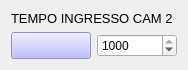
     <widget class="QWidget" name="layoutWidget">
      <property name="geometry">
       <rect>
        <x>33</x>
        <y>183</y>
        <width>188</width>
        <height>57</height>
       </rect>
      </property>
      <layout class="QGridLayout" name="gridLayout_7">
       <item row="0" column="0" colspan="2">
        <widget class="QLabel" name="label_25">
         <property name="font">
          <font>
           <pointsize>10</pointsize>
          </font>
         </property>
         <property name="text">
          <string>TEMPO INGRESSO CAM 2</string>
         </property>
        </widget>
       </item>
       <item row="1" column="0">
        <widget class="QPushButton" name="led_cam_2">
         <property name="enabled">
          <bool>false</bool>
         </property>
         <property name="palette">
          <palette>
           <active>
            <colorrole role="WindowText">
             <brush brushstyle="SolidPattern">
              <color alpha="255">
               <red>0</red>
               <green>0</green>
               <blue>0</blue>
              </color>
             </brush>
            </colorrole>
            <colorrole role="Button">
             <brush brushstyle="SolidPattern">
              <color alpha="255">
               <red>170</red>
               <green>170</green>
               <blue>255</blue>
              </color>
             </brush>
            </colorrole>
            <colorrole role="Light">
             <brush brushstyle="SolidPattern">
              <color alpha="255">
               <red>255</red>
               <green>255</green>
               <blue>255</blue>
              </color>
             </brush>
            </colorrole>
            <colorrole role="Midlight">
             <brush brushstyle="SolidPattern">
              <color alpha="255">
               <red>212</red>
               <green>212</green>
               <blue>255</blue>
              </color>
             </brush>
            </colorrole>
            <colorrole role="Dark">
             <brush brushstyle="SolidPattern">
              <color alpha="255">
               <red>85</red>
               <green>85</green>
               <blue>127</blue>
              </color>
             </brush>
            </colorrole>
            <colorrole role="Mid">
             <brush brushstyle="SolidPattern">
              <color alpha="255">
               <red>113</red>
               <green>113</green>
               <blue>170</blue>
              </color>
             </brush>
            </colorrole>
            <colorrole role="Text">
             <brush brushstyle="SolidPattern">
              <color alpha="255">
               <red>0</red>
               <green>0</green>
               <blue>0</blue>
              </color>
             </brush>
            </colorrole>
            <colorrole role="BrightText">
             <brush brushstyle="SolidPattern">
              <color alpha="255">
               <red>255</red>
               <green>255</green>
               <blue>255</blue>
              </color>
             </brush>
            </colorrole>
            <colorrole role="ButtonText">
             <brush brushstyle="SolidPattern">
              <color alpha="255">
               <red>0</red>
               <green>0</green>
               <blue>0</blue>
              </color>
             </brush>
            </colorrole>
            <colorrole role="Base">
             <brush brushstyle="SolidPattern">
              <color alpha="255">
               <red>255</red>
               <green>255</green>
               <blue>255</blue>
              </color>
             </brush>
            </colorrole>
            <colorrole role="Window">
             <brush brushstyle="SolidPattern">
              <color alpha="255">
               <red>170</red>
               <green>170</green>
               <blue>255</blue>
              </color>
             </brush>
            </colorrole>
            <colorrole role="Shadow">
             <brush brushstyle="SolidPattern">
              <color alpha="255">
               <red>0</red>
               <green>0</green>
               <blue>0</blue>
              </color>
             </brush>
            </colorrole>
            <colorrole role="AlternateBase">
             <brush brushstyle="SolidPattern">
              <color alpha="255">
               <red>212</red>
               <green>212</green>
               <blue>255</blue>
              </color>
             </brush>
            </colorrole>
            <colorrole role="ToolTipBase">
             <brush brushstyle="SolidPattern">
              <color alpha="255">
               <red>255</red>
               <green>255</green>
               <blue>220</blue>
              </color>
             </brush>
            </colorrole>
            <colorrole role="ToolTipText">
             <brush brushstyle="SolidPattern">
              <color alpha="255">
               <red>0</red>
               <green>0</green>
               <blue>0</blue>
              </color>
             </brush>
            </colorrole>
           </active>
           <inactive>
            <colorrole role="WindowText">
             <brush brushstyle="SolidPattern">
              <color alpha="255">
               <red>0</red>
               <green>0</green>
               <blue>0</blue>
              </color>
             </brush>
            </colorrole>
            <colorrole role="Button">
             <brush brushstyle="SolidPattern">
              <color alpha="255">
               <red>170</red>
               <green>170</green>
               <blue>255</blue>
              </color>
             </brush>
            </colorrole>
            <colorrole role="Light">
             <brush brushstyle="SolidPattern">
              <color alpha="255">
               <red>255</red>
               <green>255</green>
               <blue>255</blue>
              </color>
             </brush>
            </colorrole>
            <colorrole role="Midlight">
             <brush brushstyle="SolidPattern">
              <color alpha="255">
               <red>212</red>
               <green>212</green>
               <blue>255</blue>
              </color>
             </brush>
            </colorrole>
            <colorrole role="Dark">
             <brush brushstyle="SolidPattern">
              <color alpha="255">
               <red>85</red>
               <green>85</green>
               <blue>127</blue>
              </color>
             </brush>
            </colorrole>
            <colorrole role="Mid">
             <brush brushstyle="SolidPattern">
              <color alpha="255">
               <red>113</red>
               <green>113</green>
               <blue>170</blue>
              </color>
             </brush>
            </colorrole>
            <colorrole role="Text">
             <brush brushstyle="SolidPattern">
              <color alpha="255">
               <red>0</red>
               <green>0</green>
               <blue>0</blue>
              </color>
             </brush>
            </colorrole>
            <colorrole role="BrightText">
             <brush brushstyle="SolidPattern">
              <color alpha="255">
               <red>255</red>
               <green>255</green>
               <blue>255</blue>
              </color>
             </brush>
            </colorrole>
            <colorrole role="ButtonText">
             <brush brushstyle="SolidPattern">
              <color alpha="255">
               <red>0</red>
               <green>0</green>
               <blue>0</blue>
              </color>
             </brush>
            </colorrole>
            <colorrole role="Base">
             <brush brushstyle="SolidPattern">
              <color alpha="255">
               <red>255</red>
               <green>255</green>
               <blue>255</blue>
              </color>
             </brush>
            </colorrole>
            <colorrole role="Window">
             <brush brushstyle="SolidPattern">
              <color alpha="255">
               <red>170</red>
               <green>170</green>
               <blue>255</blue>
              </color>
             </brush>
            </colorrole>
            <colorrole role="Shadow">
             <brush brushstyle="SolidPattern">
              <color alpha="255">
               <red>0</red>
               <green>0</green>
               <blue>0</blue>
              </color>
             </brush>
            </colorrole>
            <colorrole role="AlternateBase">
             <brush brushstyle="SolidPattern">
              <color alpha="255">
               <red>212</red>
               <green>212</green>
               <blue>255</blue>
              </color>
             </brush>
            </colorrole>
            <colorrole role="ToolTipBase">
             <brush brushstyle="SolidPattern">
              <color alpha="255">
               <red>255</red>
               <green>255</green>
               <blue>220</blue>
              </color>
             </brush>
            </colorrole>
            <colorrole role="ToolTipText">
             <brush brushstyle="SolidPattern">
              <color alpha="255">
               <red>0</red>
               <green>0</green>
               <blue>0</blue>
              </color>
             </brush>
            </colorrole>
           </inactive>
           <disabled>
            <colorrole role="WindowText">
             <brush brushstyle="SolidPattern">
              <color alpha="255">
               <red>85</red>
               <green>85</green>
               <blue>127</blue>
              </color>
             </brush>
            </colorrole>
            <colorrole role="Button">
             <brush brushstyle="SolidPattern">
              <color alpha="255">
               <red>170</red>
               <green>170</green>
               <blue>255</blue>
              </color>
             </brush>
            </colorrole>
            <colorrole role="Light">
             <brush brushstyle="SolidPattern">
              <color alpha="255">
               <red>255</red>
               <green>255</green>
               <blue>255</blue>
              </color>
             </brush>
            </colorrole>
            <colorrole role="Midlight">
             <brush brushstyle="SolidPattern">
              <color alpha="255">
               <red>212</red>
               <green>212</green>
               <blue>255</blue>
              </color>
             </brush>
            </colorrole>
            <colorrole role="Dark">
             <brush brushstyle="SolidPattern">
              <color alpha="255">
               <red>85</red>
               <green>85</green>
               <blue>127</blue>
              </color>
             </brush>
            </colorrole>
            <colorrole role="Mid">
             <brush brushstyle="SolidPattern">
              <color alpha="255">
               <red>113</red>
               <green>113</green>
               <blue>170</blue>
              </color>
             </brush>
            </colorrole>
            <colorrole role="Text">
             <brush brushstyle="SolidPattern">
              <color alpha="255">
               <red>85</red>
               <green>85</green>
               <blue>127</blue>
              </color>
             </brush>
            </colorrole>
            <colorrole role="BrightText">
             <brush brushstyle="SolidPattern">
              <color alpha="255">
               <red>255</red>
               <green>255</green>
               <blue>255</blue>
              </color>
             </brush>
            </colorrole>
            <colorrole role="ButtonText">
             <brush brushstyle="SolidPattern">
              <color alpha="255">
               <red>85</red>
               <green>85</green>
               <blue>127</blue>
              </color>
             </brush>
            </colorrole>
            <colorrole role="Base">
             <brush brushstyle="SolidPattern">
              <color alpha="255">
               <red>170</red>
               <green>170</green>
               <blue>255</blue>
              </color>
             </brush>
            </colorrole>
            <colorrole role="Window">
             <brush brushstyle="SolidPattern">
              <color alpha="255">
               <red>170</red>
               <green>170</green>
               <blue>255</blue>
              </color>
             </brush>
            </colorrole>
            <colorrole role="Shadow">
             <brush brushstyle="SolidPattern">
              <color alpha="255">
               <red>0</red>
               <green>0</green>
               <blue>0</blue>
              </color>
             </brush>
            </colorrole>
            <colorrole role="AlternateBase">
             <brush brushstyle="SolidPattern">
              <color alpha="255">
               <red>170</red>
               <green>170</green>
               <blue>255</blue>
              </color>
             </brush>
            </colorrole>
            <colorrole role="ToolTipBase">
             <brush brushstyle="SolidPattern">
              <color alpha="255">
               <red>255</red>
               <green>255</green>
               <blue>220</blue>
              </color>
             </brush>
            </colorrole>
            <colorrole role="ToolTipText">
             <brush brushstyle="SolidPattern">
              <color alpha="255">
               <red>0</red>
               <green>0</green>
               <blue>0</blue>
              </color>
             </brush>
            </colorrole>
           </disabled>
          </palette>
         </property>
         <property name="font">
          <font>
           <pointsize>12</pointsize>
          </font>
         </property>
         <property name="text">
          <string/>
         </property>
        </widget>
       </item>
       <item row="1" column="1">
        <widget class="QSpinBox" name="entrata_down">
         <property name="maximum">
          <number>1000</number>
         </property>
         <property name="value">
          <number>1000</number>
         </property>
        </widget>
       </item>
      </layout>
     </widget>
